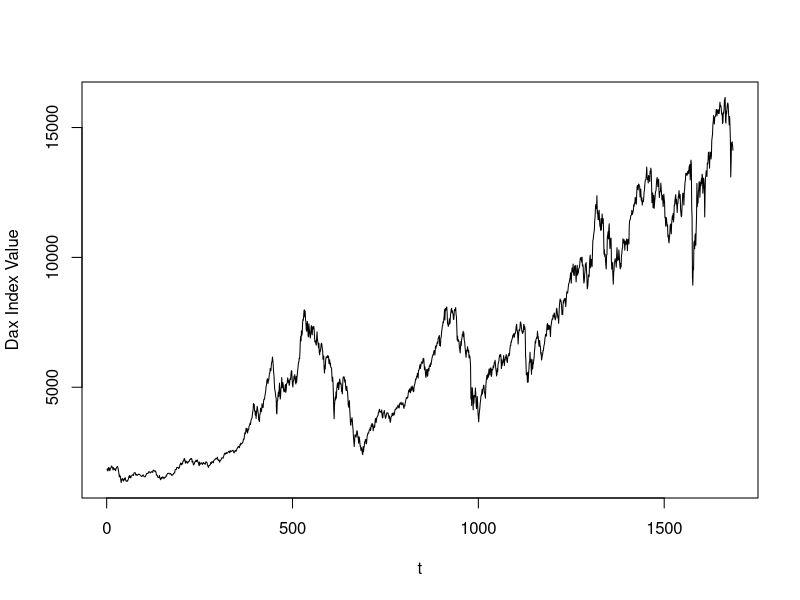
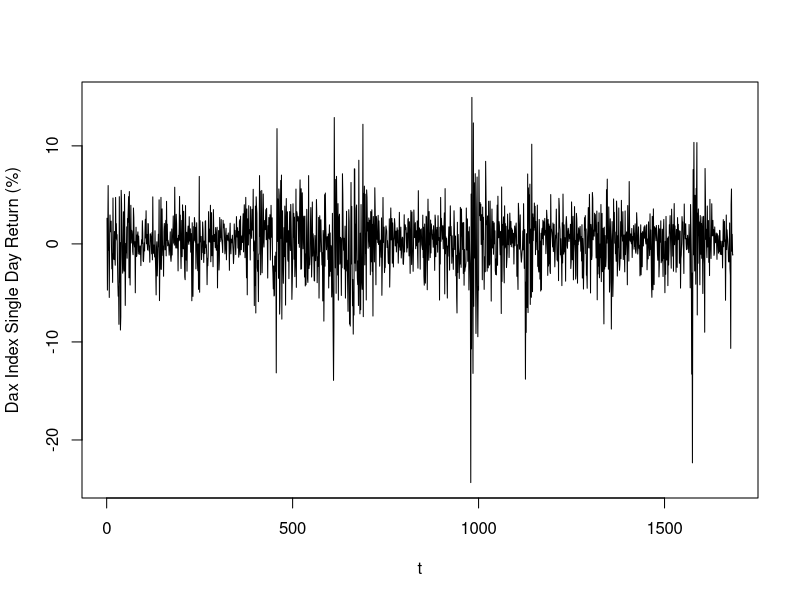
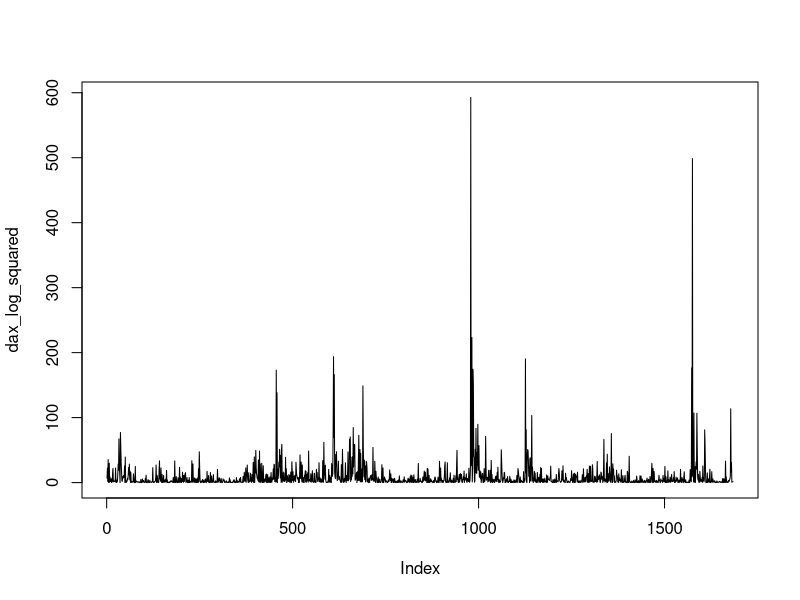
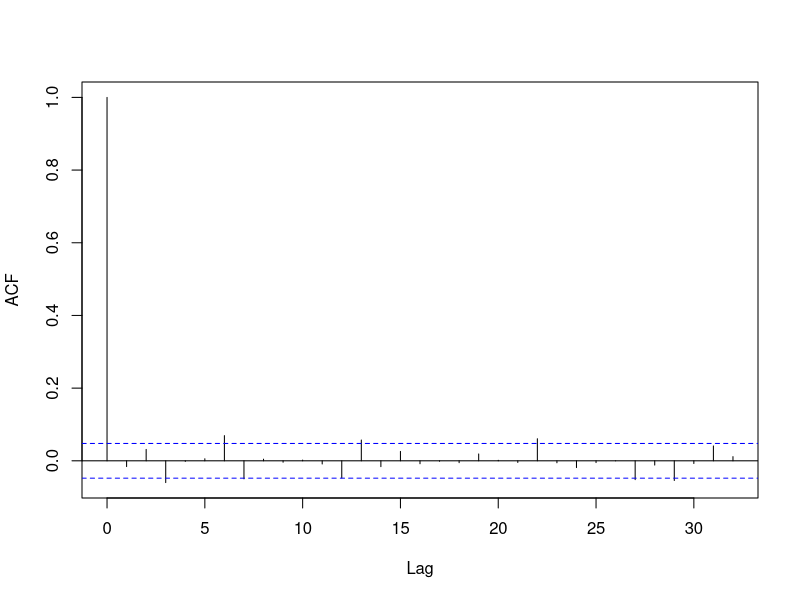
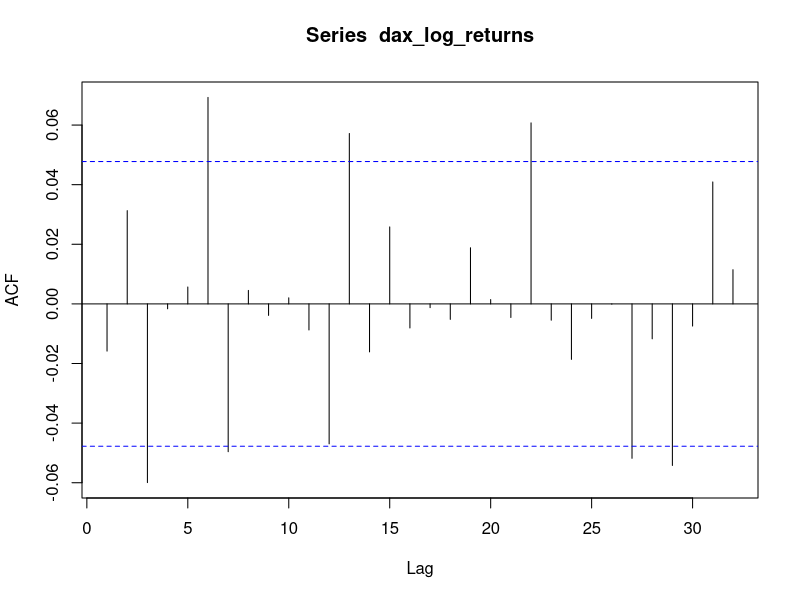
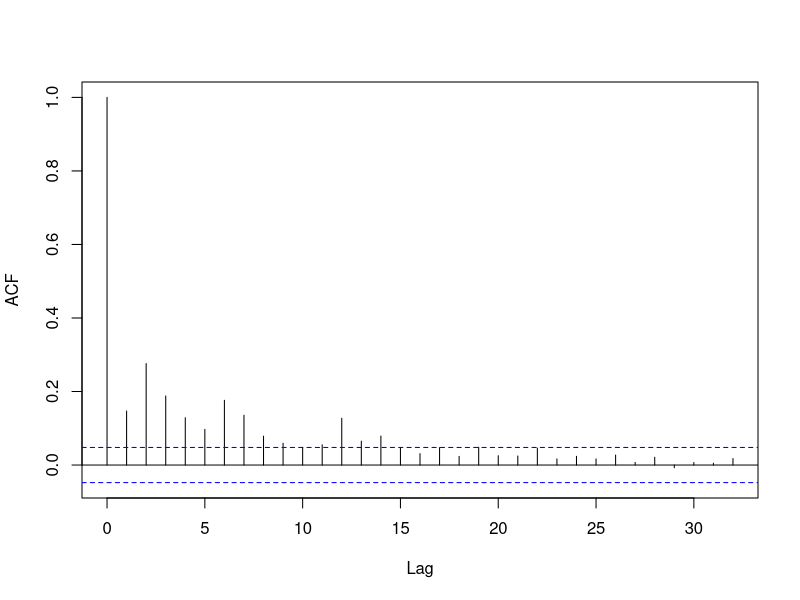
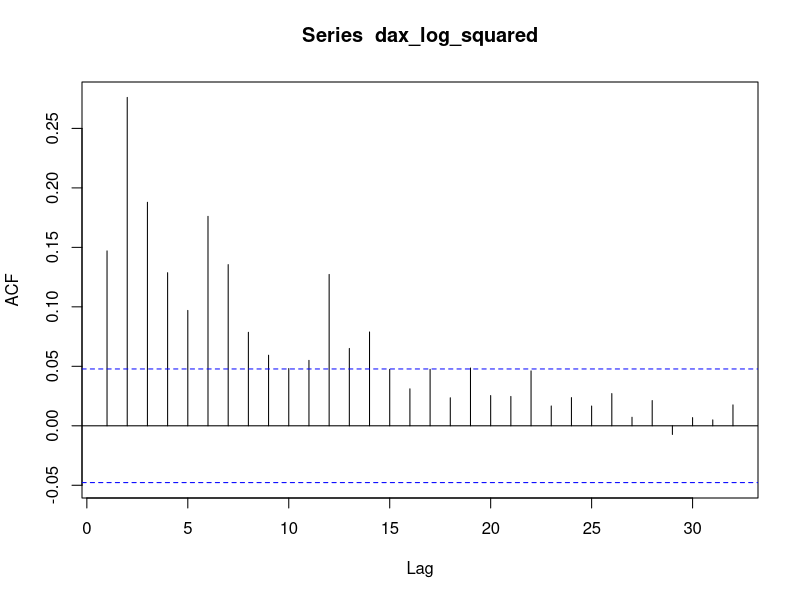
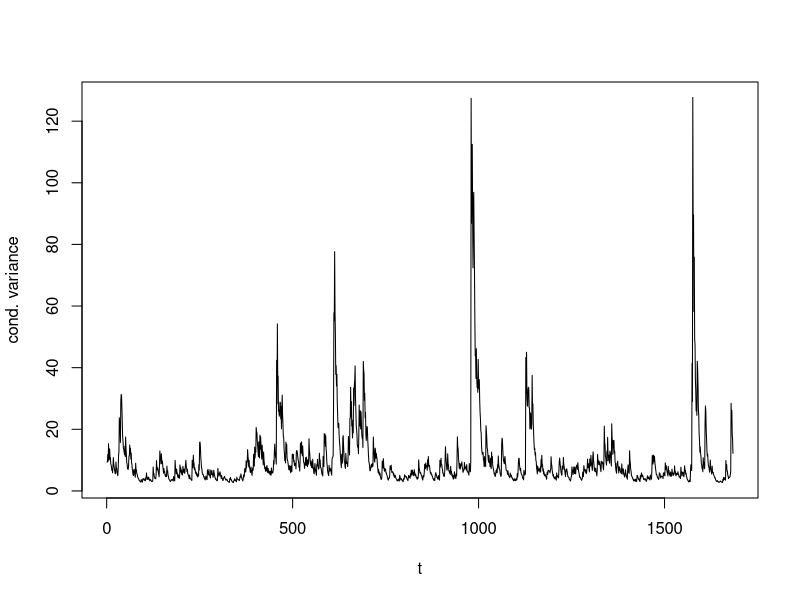

Generate these figures, in order, with R:
rm(list=ls())    
# Jochem installeer eerst deze
# install.packages("here")
setwd(here::here())
library("tseries") # For Jarque Bera

dax = read.table("DAX.txt",header=FALSE)
dax_log_returns = diff(log(dax[,1]) * 100)


# 1

plot(dax[,1], type="l", xlab="t", ylab="Dax Index Value")
plot(dax_log_returns, type="l", xlab="t", ylab="Dax Index Single Day Return (%)")
dax_log_squared = dax_log_returns**2
plot(dax_log_squared, type="l")
plot(acf(dax_log_returns,main="")[1:35])
plot(acf(dax_log_squared,main="")[1:35])

# 3
# This file contains the average log-likelihood function. 
# The function below takes the data, labeled "x", and the parameter vector, 
# labeled "par", as input and gives the average log-likelihood, labeled "llik", 
# as output. 

llik_fun_GARCH <- function(par,x, plot_filter=FALSE){
  
  n <- length(x)
  
  #set paramter values from the input par using link functions for restrictions
  omega <- exp(par[1])                   #exp() to ensure omega>0
  alpha_1 <- exp(par[2])/(1+exp(par[2]))   #logistic()=exp()/(exp()) for 0<alpha<1
  alpha_2 <- exp(par[3])/(1+exp(par[3]))   #logistic()=exp()/(exp()) for 0<alpha<1
  beta_1 <- exp(par[4])/(1+exp(par[4]))    #logistic()=exp()/(exp()) for 0<beta<1
  beta_2 <- exp(par[5])/(1+exp(par[5]))    #logistic()=exp()/(exp()) for 0<beta<1
  
  ## Filter Volatility
  sig2 <- rep(0,n)
  sig2[1] <- var(x) #initialize volatility at unconditional variance
  sig2[2] <- var(x)
  
  for(t in 3:n){
    sig2[t] <- omega + alpha_1*x[t-1]^2  + alpha_2*x[t-2]^2 + beta_1*sig2[t-1] + beta_2*sig2[t-2] 
  }
  
  if (plot_filter){
    plot(sig2, type="l", ylab="cond. variance", xlab="t")
    
    u <- x/sqrt(sig2)
    
    # homosked. test
    plot(acf(u^2, main="")[1:35])
    
    # norm. test
    print(jarque.bera.test(u))
  }
  
  ## Calculate Log Likelihood Values
  
  #construct sequence of log-likelihood contributions
  l <- -(1/2)*log(2*pi) - (1/2)*log(sig2) - (1/2)*x^2/sig2
  
  llik <- mean(l)  # obtain the average log-likelihood
  
  return(llik) # return the average log-likelihood as output
}

a <- 0.3
b <- 0.3  

omega <- var(dax_log_returns)*(1-a-b) 
par_ini <- c(log(omega),log(a/(1-a)), log(a/(1-a)), log(b/(1-b)), log(b/(1-b)))
est <- optim(par=par_ini,fn=function(par)-llik_fun_GARCH(par,dax_log_returns), method = "Nelder-Mead")

omega_hat <- exp(est$par[1])
alpha_1_hat <- exp(est$par[2])/(1+exp(est$par[2]))
alpha_2_hat <- exp(est$par[3])/(1+exp(est$par[3]))
beta_1_hat <- exp(est$par[4])/(1+exp(est$par[4]))
beta_2_hat <- exp(est$par[5])/(1+exp(est$par[5]))

llik_fun_GARCH(est$par, dax_log_returns, plot_filter = TRUE)

print(paste("Omega_hat", omega_hat))
print(paste("alpha_1_hat", alpha_1_hat))
print(paste("alpha_2_hat", alpha_2_hat))
print(paste("beta_1_hat", beta_1_hat))
print(paste("beta_2_hat", beta_2_hat))

########### 4
# Inlcuded in prev.

########## 5
# Ja zeer naar taakje weer want nu mag ik die hele functie weer herschrijven

llik_fun_GARCH_p_q <- function(p, q, par, x, plot_filter=FALSE, print_aic_bic=FALSE){
  
  n <- length(x)
  
  #set paramter values from the input par using link functions for restrictions
  omega <- exp(par[1])                   #exp() to ensure omega>0
  alpha = exp(par[2:(2+p-1)])/(1+exp(par[2:(2+p-1)]))
  beta = exp(par[(2+p):(2+p+q-1)])/(1+exp(par[(2+p):(2+p+q-1)]))
  
  ## Filter Volatility
  sig2 <- rep(var(x),n) #initialize volatility at unconditional variance
  
  for(t in (max(c(p,q)) + 1):n){
    sig2[t] <- omega
    
    # Is deze code niet cool gevectorized, ja
    # Heb ik zin om dit nu te gaan oplossen in R, nee
    for(i in 1:p){
      sig2[t] <- sig2[t] + alpha[i]*x[t-i]^2
    }
    
    for(j in 1:q){
      sig2[t] <- sig2[t] + beta[j]*sig2[t-j]
    }
  }
  
  if (plot_filter){
    plot(sig2, type="l", ylab="cond. variance", xlab="t")
  }
  
  ## Calculate Log Likelihood Values
  
  #construct sequence of log-likelihood contributions
  l <- -(1/2)*log(2*pi) - (1/2)*log(sig2) - (1/2)*x^2/sig2
  
  llik <- mean(l)  # obtain the average log-likelihood
  
  if (print_aic_bic){
    llik_val <- llik*n # Deze code komt van week 2
    
    # Echt heel dom maar de formule stond natuurlijk
    # verkeerd in de code van de opdracht
    k <- p + q + 1
    aic <- 2*k-2*llik_val
    bic <- log(n)*k-2*llik_val
    
    cat("The AIC is:")
    print(aic)
    
    cat("The BIC is:")
    print(bic)
  }
  
  return(llik) # return the average log-likelihood as output
}

est_garch <- function(p, q, x){
  a <- 0.2
  b <- 0.2  
  
  par_ini <- rep(0, 1 + p + q)
  par_ini[1] <- var(dax_log_returns)*(1-a-b)
  par_ini[2:(2+p-1)] <- log(a/(1-a))
  par_ini[(2+p):(2+p+q-1)] <- log(b/(1-b))

  est <- optim(par=par_ini,fn=function(par)-llik_fun_GARCH_p_q(p, q, par, dax_log_returns), method = "Nelder-Mead")
  omega_hat <- exp(est$par[1])
  alpha_hat <- exp(est$par[2:(2+p-1)])/(1+exp(est$par[2:(2+p-1)]))
  beta_hat <- exp(est$par[(2+p):(2+p+q-1)])/(1+exp(est$par[(2+p):(2+p+q-1)]))
  
  print(paste("p:", p))
  print(paste("q:", q))
  print("omega_hat")
  print(omega_hat)
  print("alpha_hat")
  print(alpha_hat)
  print("beta_hat")
  print(beta_hat)
  
  llik_fun_GARCH_p_q(p, q, est$par, x, print_aic_bic = TRUE)
}

# Het wordt lekker naar geprint, dus succes daarmee
for (i in 1:4){
  for (j in 1:4) {
    est_garch(i, j, dax_log_returns)
  }
}

###### 6
hist(dax_log_returns, breaks=30)
jarque.bera.test(dax_log_returns) 

### Estimated using normal
c(mean(dax_log_returns) - sd(dax_log_returns) * 1.96, mean(dax_log_returns) + sd(dax_log_returns) * 1.96)

### From data
c(quantile(dax_log_returns, 0.025), quantile(dax_log_returns, 0.975))

###### 7
llik_fun_GARCH_mod <- function(par,x){
  
  n <- length(x)
  
  #set paramter values from the input par using link functions for restrictions
  omega <- exp(par[1])                   #exp() to ensure omega>0
  alpha <- exp(par[2])/(1+exp(par[2]))   #logistic()=exp()/(exp()) for 0<alpha<1
  beta <- exp(par[3])/(1+exp(par[3]))    #logistic()=exp()/(exp()) for 0<beta<1
  gamma <- par[4]                        # Natuurlijk staat er niet gegeven wat gamma kan zijn
                                         # dus ja zal wel alles zijn.
  
  ## Filter Volatility
  sig2 <- rep(0,n)
  sig2[1] <- var(x) #initialize volatility at unconditional variance
  
  for(t in 2:n){
    sig2[t] <- omega + alpha*x[t-1]^2 + beta*sig2[t-1] + gamma * (x[t-1] < 0) * x[t-1]^2
  }
  
  ## Calculate Log Likelihood Values
  
  #construct sequence of log-likelihood contributions
  l <- -(1/2)*log(2*pi) - (1/2)*log(sig2) - (1/2)*x^2/sig2
  
  llik <- mean(l)  # obtain the average log-likelihood
  
  return(llik) # return the average log-likelihood as output
}

par_ini <- c(log(omega),log(a/(1-a)), log(b/(1-b)), 0)
est <- optim(par=par_ini,fn=function(par)-llik_fun_GARCH_mod(par,dax_log_returns), method = "BFGS")


# Nu moeten we nog vergelijken, dit kan natuurlijk met de AIC
# maar ja hebben we daar zin in? Ja geen idee, dit is dus lekker een probleem voor jou
# maar ik heb het wel geprogrammeerd, zodat je kan kiezen.
llik_fun_GARCH_p_q(1, 1, c(log(omega), log(a/(1-a)), log(b/(1-b))), dax_log_returns, print_aic_bic = TRUE)

n <- length(dax_log_returns)
llik_val <- -est$value*n # Deze code komt van week 2

# Echt heel dom maar de formule stond natuurlijk
# verkeerd in de code van de opdracht
# Volgens mij zit hier een rekenfout, maar ja kan wel
k <- 4
print(paste("AIC", 2*k-2*llik_val)) # AIC
print(paste("BIC", log(n)*k-2*llik_val)) # BIC

# Het kan ook zijn dat je natuurlijk gewoon de likelyhood wilt printen
# Die kan je gewoon vinden in deze code natuurlijk

# Hier zijn de ge-estimate waarden:
omega <- exp(est$par[1])                   #exp() to ensure omega>0
alpha <- exp(est$par[2])/(1+exp(est$par[2]))   #logistic()=exp()/(exp()) for 0<alpha<1
beta <- exp(est$par[3])/(1+exp(est$par[3]))   #logistic()=exp()/(exp()) for 0<alpha<1
gamma <- est$par[4]

print(paste("omega", omega))
print(paste("alpha", alpha))
print(paste("beta", beta))
print(paste("gamma", gamma))
